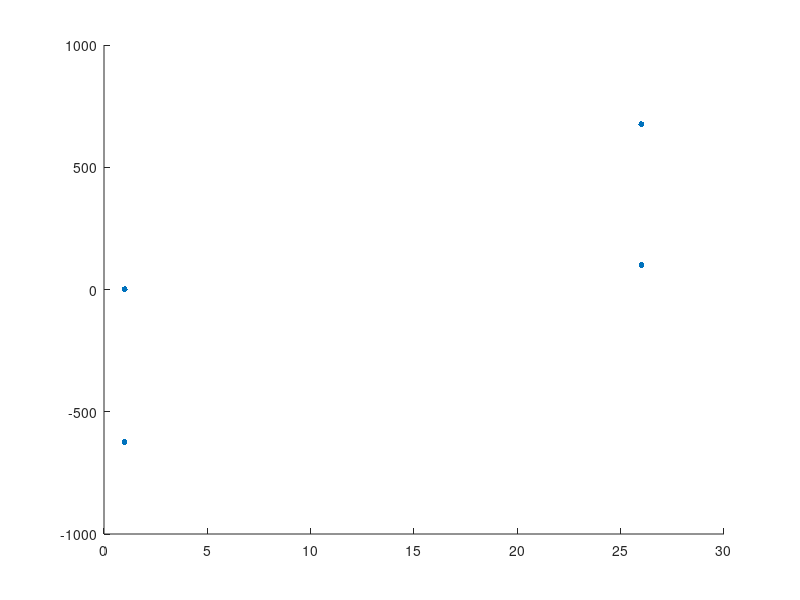

The MATLAB script that drew this image:
% Turn on scientific notation
format longG

% Turn on diary
diary HW9prob3.txt

function [output] = NewtonRosenbrock(start, numiter)
    vect = start;
    output = vect';
    
    % Loop
    for i = 1:numiter
        
        % Assign x, y
        x = vect(1);
        y = vect(2);

        % Calculate gradient and Hessian
        grad = [400*x^3 + 2*x - 2 - 400*x*y;
                -200*x^2 + 200*y];
        hess = [1200*x^2 + 2 - 400*y, -400*x;
                -400*x, 200];

        % Calculate new vector
        vect = [x; y] - inv(hess) * grad;
        output = [output; vect'];

    end
end

% Run program
output = NewtonRosenbrock([26; 100], 5);
disp("Final vector")
disp(output(6, :))

% Plot and save
fig = scatter(output(:, 1), output(:, 2), 18, 'magenta', 'filled');
saveas(fig, "prob3.png")

% Turn off diary
diary off